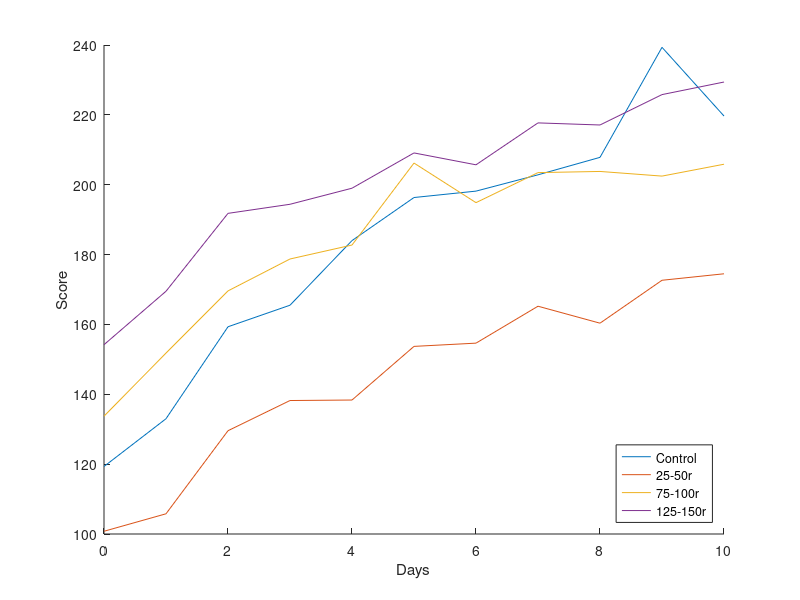

This chart was generated by the following MATLAB code:
% exercise 7
close all;
X1 = [191 223 242 248 266 274 272 279 286 287 286;
  64  72  81  66  92 114 126 123 134 148 140;
  206 172 214 239 265 265 262 274 258 288 289;
  155 171 191 203 219 237 237 220 252 260 245;
  85 138 204 213 224 247 246 259 255 374 284;
  15  22  24  24  38  41  46  62  62  79  74];

X2 = [53  53 102 104 105 125 122 150  93 127 132;
  33  45  50  54  44  47  45  61  50  60  52;
  16  47  45  34  37  61  51  28  43  40  45;
  121 167 188 209 224 229 230 269 264 249 268;
  179 193 206 210 221 234 224 255 246 225 229;
  114  91 154 152 155 174 196 207 208 229 173;
  92 115 133 136 148 159 146 180 148 168 169;
  84  32  97  86  47  87 103 124 110 162 187;
  30  38  37  40  48  61  64  65  83  91  90;
  51  66 131 148 181 172 195 170 158 203 215;
  188 210 221 251 256 268 260 281 286 290 296;
  137 167 172 212 168 213 190 196 211 213 224;
  108  23  18  30  29  40  57  37  47  56  55;
  205 234 260 269 274 282 282 290 298 304 308];

X3 = [181 206 199 237 219 237 232 251 247 254 250;
  178 208 222 237 255 253 254 276 254 267 275;
  190 224 224 261 249 291 293 294 295 299 305;
  127 119 149 196 203 211 207 241 220 188 219;
  94 144 169 164 182 189 188 164 181 142 152;
  148 170 202 181 184 186 207 184 195 168 163;
  99  93 122 145 130 167 153 165 144 156 167;
  207 237 243 281 273 281 279 294 307 305 305;
  188 208 235 249 265 271 263 272 285 283 290;
  140 187 199 205 231 227 228 246 245 263 262;
  109  95 102  96 135 335 111 146 131 162 171;
  69  46  67  28  43  55  55  77  73  76  76;
  69  95 137  99  95 108 129 134 133 131  91;
  51  59  76 101  72  72 107  91 128 120 133;
  156 186 198 201 205 210 217 217 219 223 229];

X4 = [201 202 229 232 224 237 217 268 244 275 246;
  113 126 159 157 137 160 162 171 167 165 185;
  86  54  75  75  71 130 157 142 173 174 156;
  115 158 168 175 188 164 184 195 194 206 212;
  183 175 217 235 241 251 229 241 233 233 275;
  131 147 183 181 206 215 197 207 226 244 240;
  71 105 107  92 101 103  78  87  57  70  71;
  172 213 263 260 276 273 267 286 283 290 298;
  224 258 248 257 257 267 260 279 299 289 300;
  246 257 269 280 289 291 306 301 295 312 311];

disp('(a)');
% % without any structure for the mean, can an intraclass corealtio model be
% assumed between the ten days? Test at level 5%

% plot all data points
data = {X1, X2, X3, X4};
hold on
for i = 1:4
  plot(0:size(X1,2)-1,mean(data{i},1));
end
legend('Control','25-50r', '75-100r', '125-150r', 'Location','southeast')
xlabel Days
ylabel Score


% calculate the correlation matrix in the columnn direcetion 
% (i.e. over time)
ngroups = 4;
timeCorr = cell(4,1);
for i = 1:ngroups
  timeCorr{i} = corr(data{i}');
  timeCorr{i}
end
% the correlation are quite high, which suggest intraclass correlation over
% time

